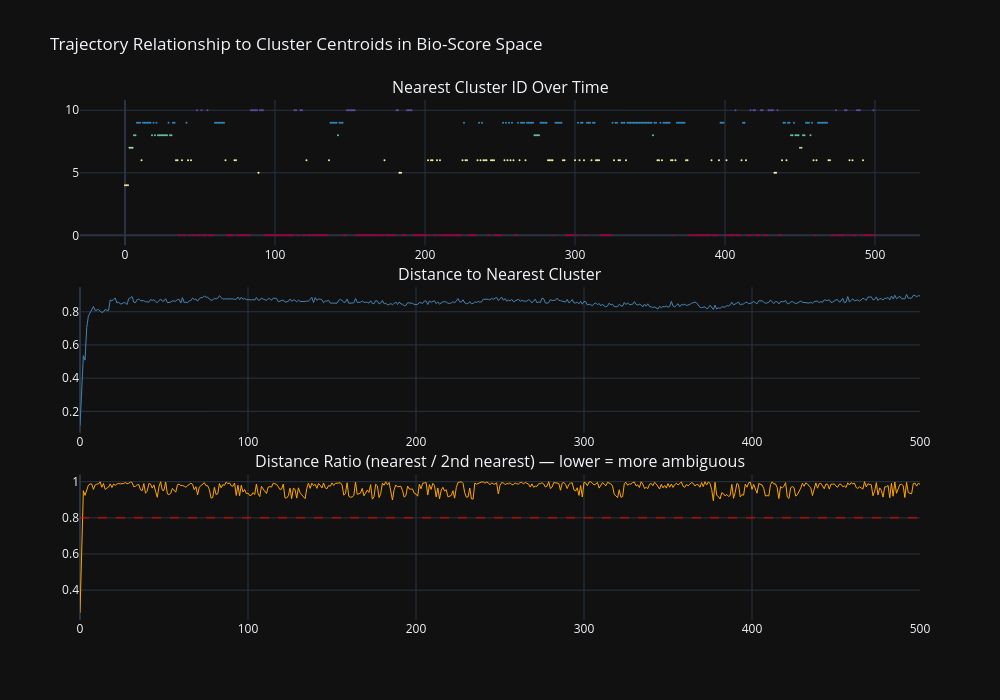

The code cell stored with this chart in its notebook:
### Markdown cell above
---
## 5. Nearest-Cluster Analysis

For each point along the trajectory, find the nearest cluster centroid in bio-score space. How stable is the assignment? How close is the nearest cluster?

### Code cell
cluster_bio_arr = cluster_bio.values

nearest_cluster = []
nearest_dist = []
second_dist = []

for i in range(len(traj_df)):
    point = traj_df.iloc[i].values
    dists = np.array([np.linalg.norm(point - cluster_bio_arr[ci]) for ci in range(K)])
    sorted_idx = np.argsort(dists)
    nearest_cluster.append(sorted_idx[0])
    nearest_dist.append(dists[sorted_idx[0]])
    second_dist.append(dists[sorted_idx[1]])

nearest_cluster = np.array(nearest_cluster)
nearest_dist = np.array(nearest_dist)
second_dist = np.array(second_dist)

fig = make_subplots(rows=3, cols=1, subplot_titles=[
    'Nearest Cluster ID Over Time',
    'Distance to Nearest Cluster',
    'Distance Ratio (nearest / 2nd nearest) \u2014 lower = more ambiguous'
], vertical_spacing=0.08)

fig.add_trace(go.Scatter(y=nearest_cluster, mode='markers', marker=dict(size=2, color=nearest_cluster, colorscale='Spectral'),
    showlegend=False), row=1, col=1)
fig.add_trace(go.Scatter(y=nearest_dist, mode='lines', line=dict(width=1, color='steelblue'),
    showlegend=False), row=2, col=1)
fig.add_trace(go.Scatter(y=nearest_dist/second_dist, mode='lines', line=dict(width=1, color='orange'),
    showlegend=False), row=3, col=1)
fig.add_hline(y=0.8, line_dash='dash', line_color='red', opacity=0.5, row=3, col=1)

fig.update_layout(template=PLOTLY_DARK, height=700, width=1000,
    title='Trajectory Relationship to Cluster Centroids in Bio-Score Space')
fig.show()

ambiguous = (nearest_dist / second_dist > 0.8).mean()
print(f'Ambiguous assignments (ratio > 0.8): {ambiguous*100:.1f}%')
print(f'Cluster visit counts: {dict(zip(*np.unique(nearest_cluster, return_counts=True)))}')

### Figure 1 — Plotly figure (JSON) as saved in the notebook; plotly's stock layout.template omitted (floating-point values rounded to 4 significant figures; data arrays with more than 128 entries replaced by an {"elided": "..."} marker saying what was removed)
{"data": [{"marker": {"color": {"elided": "501 int values"}, "colorscale": [[0.0, "rgb(158,1,66)"], [0.1, "rgb(213,62,79)"], [0.2, "rgb(244,109,67)"], [0.3, "rgb(253,174,97)"], [0.4, "rgb(254,224,139)"], [0.5, "rgb(255,255,191)"], [0.6, "rgb(230,245,152)"], [0.7, "rgb(171,221,164)"], [0.8, "rgb(102,194,165)"], [0.9, "rgb(50,136,189)"], [1.0, "rgb(94,79,162)"]], "size": 2}, "mode": "markers", "showlegend": false, "type": "scatter", "xaxis": "x", "y": {"elided": "501 int values"}, "yaxis": "y"}, {"line": {"color": "steelblue", "width": 1}, "mode": "lines", "showlegend": false, "type": "scatter", "xaxis": "x2", "y": {"elided": "501 float values"}, "yaxis": "y2"}, {"line": {"color": "orange", "width": 1}, "mode": "lines", "showlegend": false, "type": "scatter", "xaxis": "x3", "y": {"elided": "501 float values"}, "yaxis": "y3"}], "layout": {"annotations": [{"font": {"size": 16}, "showarrow": false, "text": "Nearest Cluster ID Over Time", "x": 0.5, "xanchor": "center", "xref": "paper", "y": 1.0, "yanchor": "bottom", "yref": "paper"}, {"font": {"size": 16}, "showarrow": false, "text": "Distance to Nearest Cluster", "x": 0.5, "xanchor": "center", "xref": "paper", "y": 0.64, "yanchor": "bottom", "yref": "paper"}, {"font": {"size": 16}, "showarrow": false, "text": "Distance Ratio (nearest / 2nd nearest) — lower = more ambiguous", "x": 0.5, "xanchor": "center", "xref": "paper", "y": 0.28, "yanchor": "bottom", "yref": "paper"}], "height": 700, "shapes": [{"line": {"color": "red", "dash": "dash"}, "opacity": 0.5, "type": "line", "x0": 0, "x1": 1, "xref": "x3 domain", "y0": 0.8, "y1": 0.8, "yref": "y3"}], "title": {"text": "Trajectory Relationship to Cluster Centroids in Bio-Score Space"}, "width": 1000, "xaxis": {"anchor": "y", "domain": [0.0, 1.0]}, "xaxis2": {"anchor": "y2", "domain": [0.0, 1.0]}, "xaxis3": {"anchor": "y3", "domain": [0.0, 1.0]}, "yaxis": {"anchor": "x", "domain": [0.72, 1.0]}, "yaxis2": {"anchor": "x2", "domain": [0.36, 0.64]}, "yaxis3": {"anchor": "x3", "domain": [0.0, 0.28]}}}
